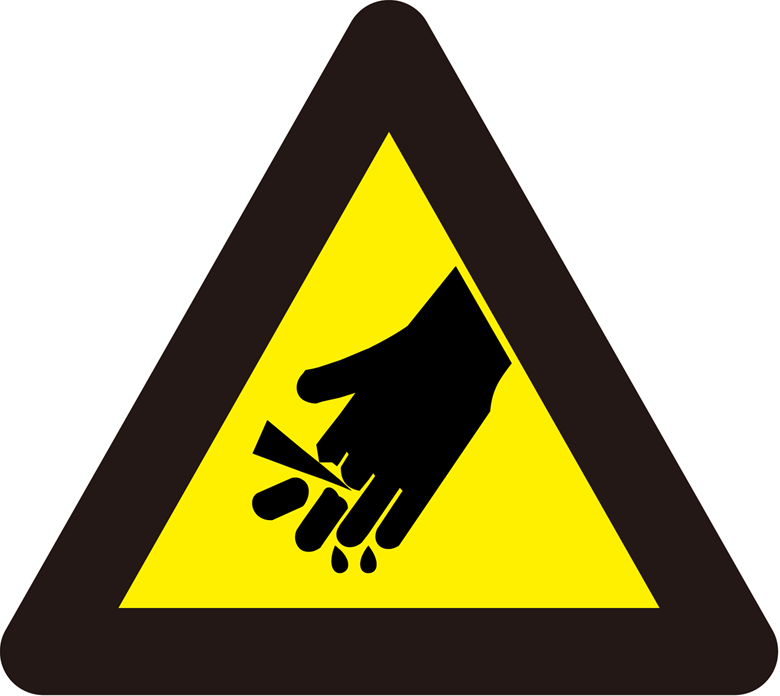
#> input picture tools_box/grid_image/injured.png, 780 x 696 px
$ python grid.py
#> lines starting #> are read from the running program, lines starting #| are printed output that depends on the picture; after the words box and inside, x2 and y2 are one past the last pixel; in counts of white or black regions, pixels touching at a corner belong together
# 使用其他的方法来划分网格的代码
import cv2

# 读取图像
img = cv2.imread('./injured.png')
#> img is the input picture: shape (696, 780, 3); mean B, G, R 117.6, 159.6, 165.7

# 获取图像的高度和宽度
height, width = img.shape[:2]
#> height = 696; width = 780

# 定义一个n*n的网格，这里假设n为4
n = 50

# 定义一个列表，用于存储每个网格的左上角和右下角坐标
grids = []

# 遍历每个网格
for i in range(n):
    for j in range(n):
        # 计算当前网格的左上角和右下角坐标，使用round函数来四舍五入
        x1 = round(j * width / n)
        y1 = round(i * height / n)
        x2 = round((j + 1) * width / n)
        y2 = round((i + 1) * height / n)

        # 将当前网格的坐标添加到列表中
        grids.append((x1, y1, x2, y2))

# 遍历每个网格
for (x1, y1, x2, y2) in grids:
    # 绘制当前网格的边框，颜色为红色，线宽为2
    cv2.rectangle(img, (x1, y1), (x2, y2), (0, 0, 255), 1)
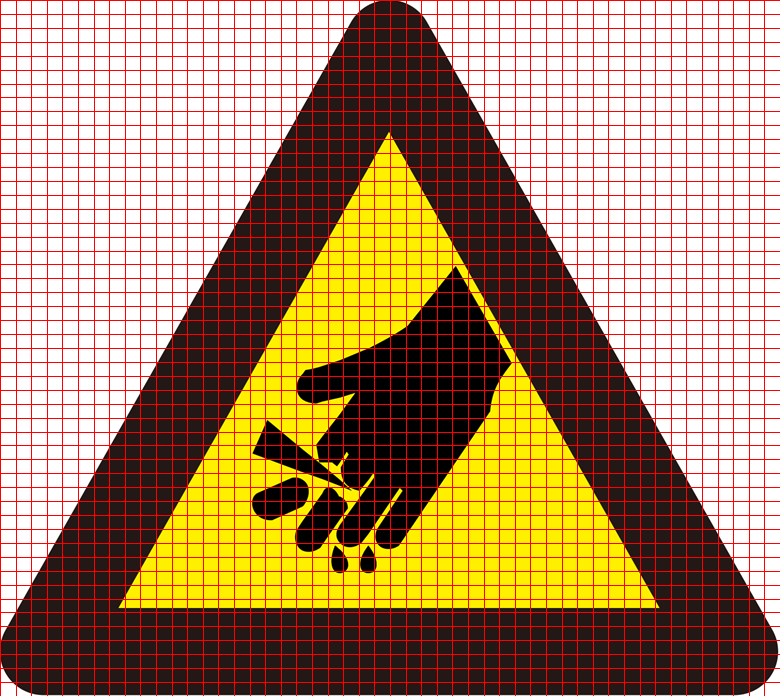
#> img: shape (696, 780, 3); 13.13% of pixels changed, all inside (x1, y1, x2, y2) = (0, 0, 780, 696)

# 显示结果图像
cv2.imshow('Result', img)
cv2.waitKey(0)
cv2.destroyAllWindows()

$ run again, with tools_box/grid_image/fire.png copied over tools_box/grid_image/injured.png
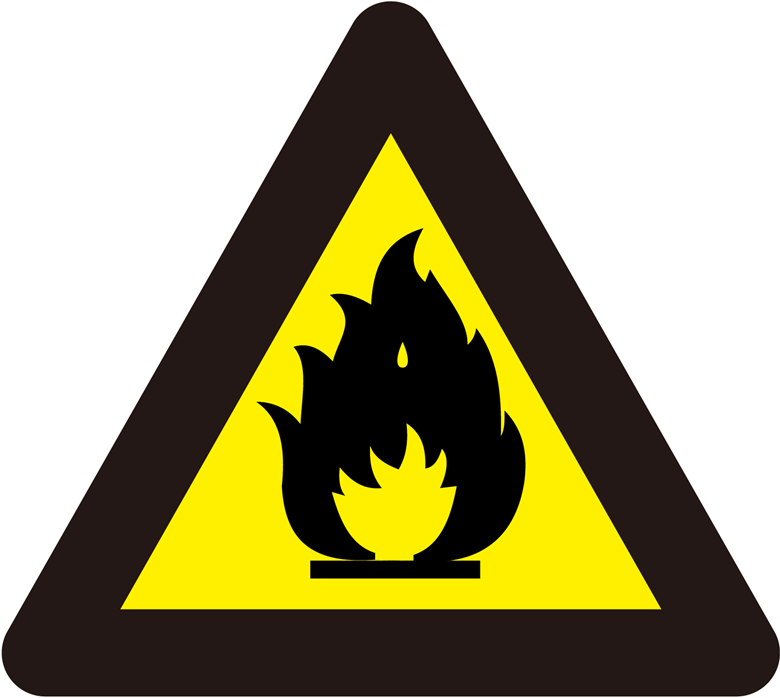
#> input picture tools_box/grid_image/fire.png, 780 x 698 px
#> img is the input picture: shape (698, 780, 3); mean B, G, R 117.9, 154.5, 160.2
#> after the loop `for (x1, y1, x2, y2) in grids:`:
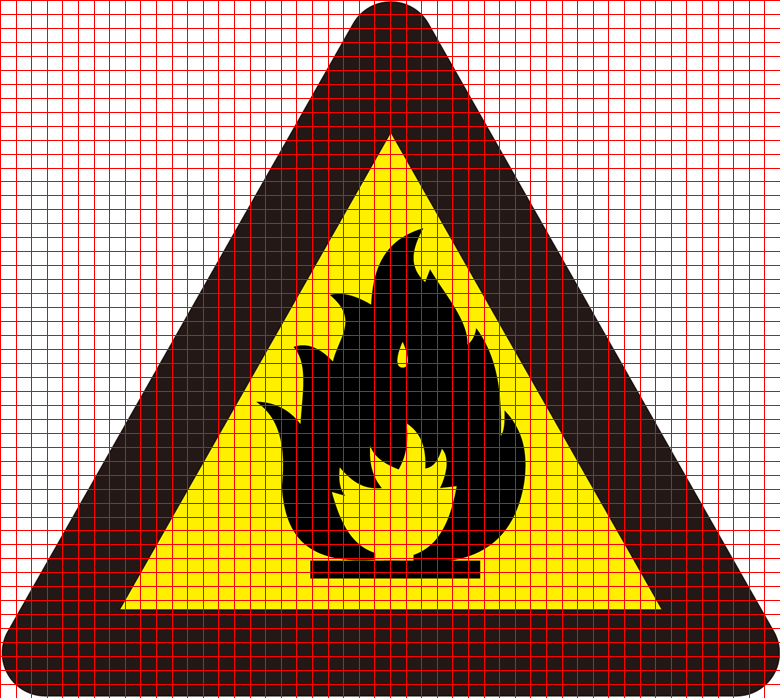
#> img: shape (698, 780, 3); 13.11% of pixels changed, all inside (x1, y1, x2, y2) = (0, 0, 780, 698)
